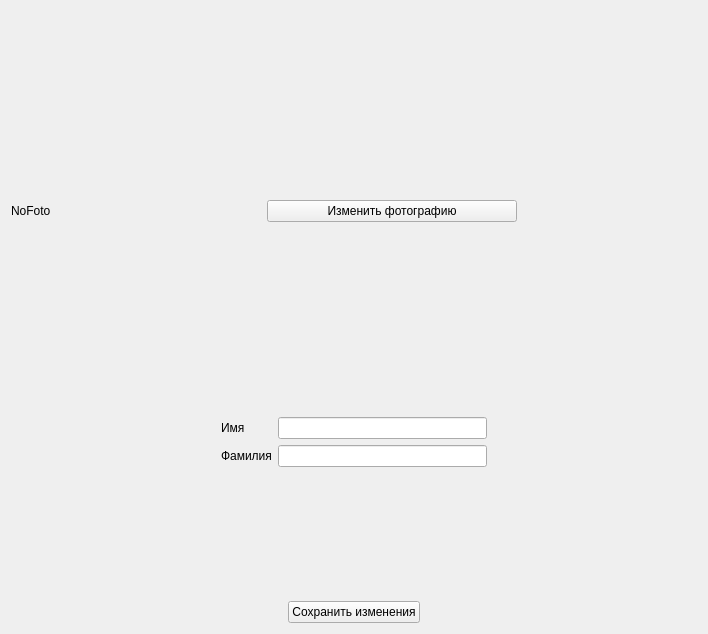
<?xml version="1.0" encoding="UTF-8"?>
<ui version="4.0">
 <class>SettingsWidget</class>
 <widget class="QWidget" name="SettingsWidget">
  <property name="geometry">
   <rect>
    <x>0</x>
    <y>0</y>
    <width>708</width>
    <height>634</height>
   </rect>
  </property>
  <property name="windowTitle">
   <string>Form</string>
  </property>
  <layout class="QVBoxLayout" name="verticalLayout_3">
   <item>
    <layout class="QHBoxLayout" name="horizontalLayout_2">
     <item>
      <widget class="QLabel" name="foto_lbl">
       <property name="minimumSize">
        <size>
         <width>250</width>
         <height>400</height>
        </size>
       </property>
       <property name="text">
        <string>NoFoto</string>
       </property>
      </widget>
     </item>
     <item>
      <widget class="QPushButton" name="foto_btn">
       <property name="minimumSize">
        <size>
         <width>250</width>
         <height>0</height>
        </size>
       </property>
       <property name="text">
        <string>Изменить фотографию</string>
       </property>
      </widget>
     </item>
     <item>
      <spacer name="horizontalSpacer_5">
       <property name="orientation">
        <enum>Qt::Horizontal</enum>
       </property>
       <property name="sizeHint" stdset="0">
        <size>
         <width>40</width>
         <height>20</height>
        </size>
       </property>
      </spacer>
     </item>
    </layout>
   </item>
   <item>
    <layout class="QHBoxLayout" name="horizontalLayout">
     <item>
      <spacer name="horizontalSpacer">
       <property name="orientation">
        <enum>Qt::Horizontal</enum>
       </property>
       <property name="sizeHint" stdset="0">
        <size>
         <width>40</width>
         <height>20</height>
        </size>
       </property>
      </spacer>
     </item>
     <item>
      <layout class="QVBoxLayout" name="verticalLayout_2">
       <item>
        <widget class="QLabel" name="label">
         <property name="text">
          <string>Имя</string>
         </property>
        </widget>
       </item>
       <item>
        <widget class="QLabel" name="label_2">
         <property name="text">
          <string>Фамилия</string>
         </property>
        </widget>
       </item>
      </layout>
     </item>
     <item>
      <layout class="QVBoxLayout" name="verticalLayout">
       <item>
        <widget class="QLineEdit" name="name_edit"/>
       </item>
       <item>
        <widget class="QLineEdit" name="surname_edit"/>
       </item>
      </layout>
     </item>
     <item>
      <spacer name="horizontalSpacer_2">
       <property name="orientation">
        <enum>Qt::Horizontal</enum>
       </property>
       <property name="sizeHint" stdset="0">
        <size>
         <width>40</width>
         <height>20</height>
        </size>
       </property>
      </spacer>
     </item>
    </layout>
   </item>
   <item>
    <widget class="QLabel" name="status_lbl">
     <property name="styleSheet">
      <string notr="true">color: rgb(255, 0, 0);</string>
     </property>
     <property name="text">
      <string/>
     </property>
     <property name="alignment">
      <set>Qt::AlignCenter</set>
     </property>
    </widget>
   </item>
   <item>
    <spacer name="verticalSpacer">
     <property name="orientation">
      <enum>Qt::Vertical</enum>
     </property>
     <property name="sizeHint" stdset="0">
      <size>
       <width>20</width>
       <height>88</height>
      </size>
     </property>
    </spacer>
   </item>
   <item>
    <layout class="QHBoxLayout" name="horizontalLayout_3">
     <item>
      <spacer name="horizontalSpacer_3">
       <property name="orientation">
        <enum>Qt::Horizontal</enum>
       </property>
       <property name="sizeHint" stdset="0">
        <size>
         <width>40</width>
         <height>20</height>
        </size>
       </property>
      </spacer>
     </item>
     <item>
      <widget class="QPushButton" name="accept_changing_btn">
       <property name="text">
        <string>Сохранить изменения</string>
       </property>
      </widget>
     </item>
     <item>
      <spacer name="horizontalSpacer_4">
       <property name="orientation">
        <enum>Qt::Horizontal</enum>
       </property>
       <property name="sizeHint" stdset="0">
        <size>
         <width>40</width>
         <height>20</height>
        </size>
       </property>
      </spacer>
     </item>
    </layout>
   </item>
  </layout>
 </widget>
 <resources/>
 <connections/>
</ui>
